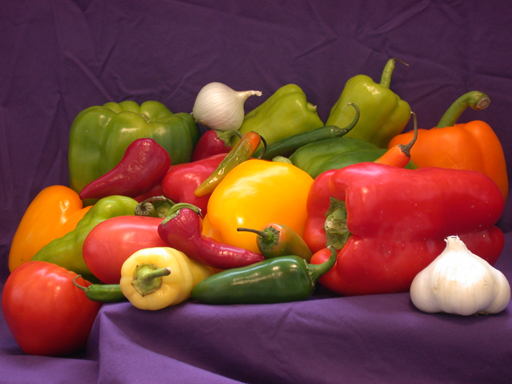
%> input picture sample_images/peppers.png, 512 x 384 px
$ octave --eval "result = adaptiveThreshold(imread('../sample_images/peppers.png'));"   (GNU Octave 9; MATLAB toolbox functions it lacks are replaced by stand-ins)
%> lines starting %> are read from the running program, lines starting %| are printed output that depends on the picture; in (x1, y1, x2, y2) boxes, pixels count from 0 and x2, y2 are one past the last pixel; in counts of white or black regions, pixels touching at a corner belong together; the program's own positions count from 1
### core/toDouble.m
function D = toDouble(I)
%TODOUBLE Convert an image of any class to double in the range [0,1].
%   Equivalent to im2double, written in base MATLAB:
%     uint8   0..255   -> 0..1
%     uint16  0..65535 -> 0..1
%     logical          -> 0 or 1
%     double/single    -> unchanged (assumed already in [0,1])

if isa(I, 'double')
    D = I;
elseif isa(I, 'single') || islogical(I)
    D = double(I);
elseif isinteger(I)
    lo = double(intmin(class(I)));
%> lo = 0
    hi = double(intmax(class(I)));
%> hi = 255
    D = (double(I) - lo) / (hi - lo);
else
    error('ImageLab:invalidImage', 'Unsupported image class "%s".', class(I));
end
end

### core/toGray.m
function G = toGray(I)
%TOGRAY Convert an RGB image to grayscale (double, [0,1]).
%   Uses the ITU-R BT.601 luminance weights, the same weights as rgb2gray:
%       Y = 0.2989 R + 0.5870 G + 0.1140 B
%   Grayscale input is returned unchanged (converted to double).

I = toDouble(I);
if size(I, 3) == 3
    G = 0.298936021293775 * I(:,:,1) + ...
        0.587043074451121 * I(:,:,2) + ...
        0.114020904255103 * I(:,:,3);
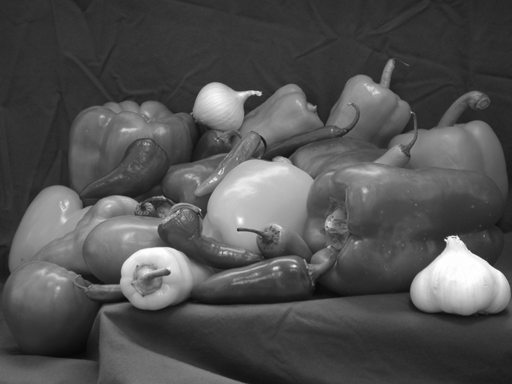
%> G: size 384x512 double; min 0.0301, max 1, mean 0.32
else
    G = I(:,:,1);
end
end

### core/padImage.m
function P = padImage(I, padRows, padCols, mode)
%PADIMAGE Pad an image on all four sides (base-MATLAB version of padarray).
%   P = padImage(I, padRows, padCols, mode) adds padRows rows above and below
%   and padCols columns left and right of every channel of I.
%
%   mode:
%     'zero'      - pad with 0
%     'replicate' - repeat the border pixel            (default)
%     'symmetric' - mirror the image across its border
%
%   Example (replicate, 1 pixel):
%       1 2        1 1 2 2
%       3 4   ->   1 1 2 2
%                  3 3 4 4
%                  3 3 4 4

if nargin < 4 || isempty(mode)
    mode = 'replicate';
end
[h, w, ~] = size(I);

switch lower(mode)
    case 'zero'
        P = zeros(h + 2*padRows, w + 2*padCols, size(I, 3), 'like', I);
        P(padRows+1:padRows+h, padCols+1:padCols+w, :) = I;
        return
    case 'replicate'
        rowIdx = min(max(1-padRows:h+padRows, 1), h);
        colIdx = min(max(1-padCols:w+padCols, 1), w);
    case 'symmetric'
        rowIdx = mirrorIndex(1-padRows:h+padRows, h);
        colIdx = mirrorIndex(1-padCols:w+padCols, w);
    otherwise
        error('ImageLab:invalidPadding', ...
            'Unknown padding mode "%s". Use zero, replicate or symmetric.', mode);
end
P = I(rowIdx, colIdx, :);
end

% [8 lines left out: function mirrorIndex, not called in this run]

### core/filter2D.m
function J = filter2D(I, K, padMode)
%> called with padMode = 'replicate'
%FILTER2D Fast spatial correlation of an image with a kernel.
%   J = filter2D(I, K, padMode) computes, for every pixel,
%
%       J(x,y) = sum_s sum_t K(s,t) * I(x+s, y+t)
%
%   which is CORRELATION (the kernel is not flipped) - the same operation as
%   imfilter's default. The output has the same size as the input.
%
%   Uses imfilter when the Image Processing Toolbox is available. Otherwise
%   it pads the image and calls the base-MATLAB conv2 with the kernel rotated
%   by 180 degrees (convolution with a flipped kernel == correlation).
%
%   padMode: 'replicate' (default), 'zero' or 'symmetric'.

if nargin < 3 || isempty(padMode), padMode = 'replicate'; end
I = toDouble(I);
K = validateKernel(K);

if hasIPT()
    if strcmpi(padMode, 'zero')
        J = imfilter(I, K, 0, 'corr', 'same');
    else
        J = imfilter(I, K, padMode, 'corr', 'same');
    end
    return
end

[kh, kw] = size(K);
J = zeros(size(I));
for c = 1:size(I, 3)
    P = padImage(I(:,:,c), floor(kh/2), floor(kw/2), padMode);
    J(:,:,c) = conv2(P, rot90(K, 2), 'valid');
end
%> this loop made 1 pass
%> pass 1, in padImage, `P = I(rowIdx, colIdx, :);`:
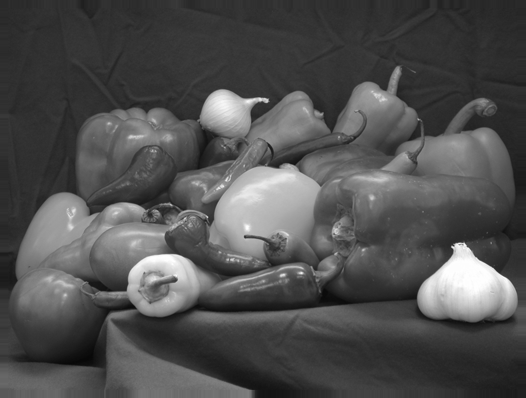
%> P: size 398x526 double; min 0.0301, max 1, mean 0.314
%> after the loop:
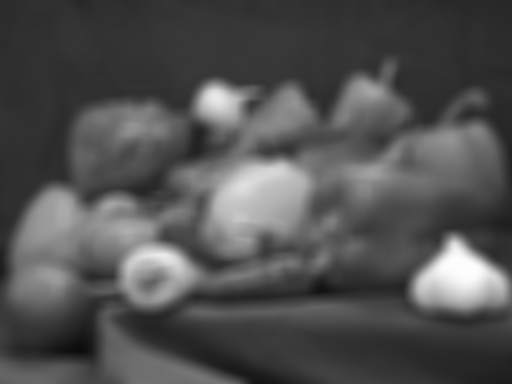
%> J: size 384x512 double; min 0.0493, max 0.996, mean 0.32
end

### algorithms/meanFilter.m
function J = meanFilter(I, k)
%MEANFILTER Arithmetic mean (box / averaging) filter - TOOLBOX version.
%   J = meanFilter(I, k) replaces every pixel by the average of its k-by-k
%   neighbourhood. It is a LINEAR smoothing filter: it reduces Gaussian noise
%   but also blurs edges, and it spreads impulse (salt & pepper) noise
%   instead of removing it.
%
%       h = fspecial('average',[k k]);    % every weight = 1/k^2
%       J = imfilter(I,h,'replicate');
%
%   Without the Image Processing Toolbox the same kernel is applied with
%   filter2D (conv2-based). See meanFilterManual for the loop version.

if nargin < 2 || isempty(k), k = 3; end
validateKernelSize(k);
I = toDouble(I);

if hasIPT()
    h = fspecial('average', [k k]);
    J = imfilter(I, h, 'replicate');
else
    h = ones(k) / k^2;
    J = filter2D(I, h, 'replicate');
end
end

### core/hasIPT.m
function tf = hasIPT()
%HASIPT True when the Image Processing Toolbox is installed and licensed.
%   ImageLab calls toolbox functions (imfilter, medfilt2, histeq, edge, ...)
%   when they are available and falls back to its own base-MATLAB
%   implementations otherwise, so every lab works on a plain MATLAB install.
%
%   Set the environment variable ILAB_FORCE_MANUAL=1 to simulate a missing
%   toolbox (useful for testing the fallback code paths).

persistent installed
if isempty(installed)
    installed = exist('imfilter', 'file') == 2 && ...
                exist('medfilt2', 'file') == 2 && ...
                license('test', 'image_toolbox');
end
tf = installed && ~strcmp(getenv('ILAB_FORCE_MANUAL'), '1');
end

### core/validateKernelSize.m
function validateKernelSize(k)
%VALIDATEKERNELSIZE Check that a neighbourhood size is an odd integer 1..31.
%   Odd sizes are required so that the window has a well-defined centre pixel.

if ~isnumeric(k) || ~isscalar(k) || ~isfinite(k) || k ~= round(k) || ...
        k < 1 || k > 31 || mod(k, 2) == 0
    error('ImageLab:invalidKernelSize', ...
        'Kernel size must be an odd integer between 1 and 31 (got %s).', ...
        mat2str(k));
end
end

### core/validateKernel.m
function K = validateKernel(K)
%VALIDATEKERNEL Check that K is a usable spatial-filter kernel.
%   The kernel must be a real, finite, non-empty 2-D matrix with odd
%   dimensions (so it has a centre element) no larger than 31x31.

if ~isnumeric(K) || isempty(K) || ~ismatrix(K) || ~isreal(K) || any(~isfinite(K(:)))
    error('ImageLab:invalidKernel', ...
        'The kernel must be a non-empty matrix of finite real numbers.');
end
[kh, kw] = size(K);
if mod(kh, 2) == 0 || mod(kw, 2) == 0 || kh > 31 || kw > 31
    error('ImageLab:invalidKernel', ...
        'Kernel dimensions must be odd and at most 31 (got %dx%d).', kh, kw);
end
K = double(K);
end

### segmentation/adaptiveThreshold.m
function [BW, localMean] = adaptiveThreshold(I, windowSize, offset)
%ADAPTIVETHRESHOLD Local (adaptive) thresholding with the neighbourhood mean.
%       T(x,y) = mean of the windowSize x windowSize neighbourhood - offset
%       g(x,y) = 1 if f(x,y) > T(x,y)
%   Handles uneven illumination where a single global threshold fails.

if nargin < 2 || isempty(windowSize), windowSize = 15; end
if nargin < 3 || isempty(offset), offset = 0.02; end
G = toGray(I);
localMean = meanFilter(G, windowSize);
BW = G > localMean - offset;
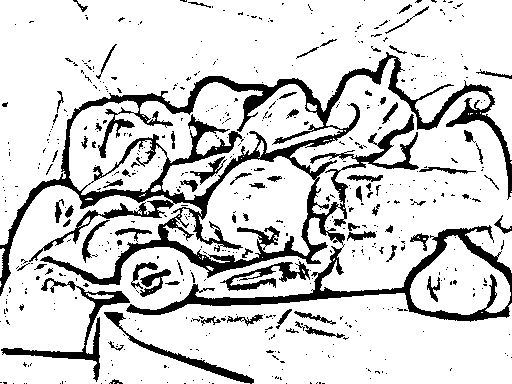
%> BW: size 384x512 logical; 82.7% white; 553 black regions (474 under 20 px), largest, box (x1, y1, x2, y2) and area: (0, 52, 512, 322) 23570, (1, 278, 130, 382) 1663, (104, 312, 254, 384) 1025
end
